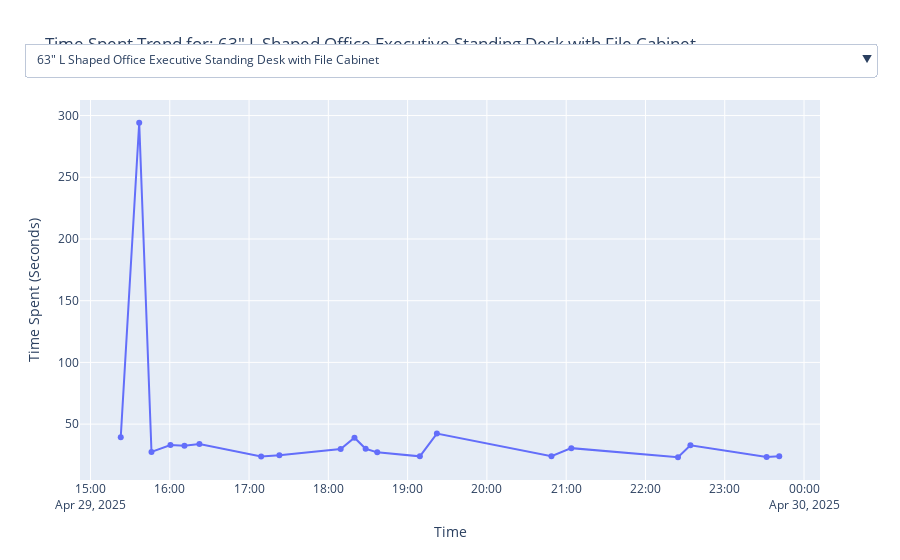

Notebook code cell kept with this figure:
### Code cell
# Step 1: prepare traces for time_spent_sec
titles = merged_df['title'].dropna().unique()
fig = go.Figure()

for i, title in enumerate(titles):
    product_data = merged_df[merged_df['title'] == title]
    fig.add_trace(go.Scatter(
        x=product_data['timestamp'],
        y=product_data['time_spent_sec'],
        mode='lines+markers',
        name=title,
        visible=(i == 0)  # Show only the first product by default
    ))

# Step 2: create dropdown buttons
dropdown_buttons = [
    dict(
        method="update",
        label=title,
        args=[{"visible": [t == i for t in range(len(titles))]},
              {"title": f"Time Spent Trend for: {title}"}]
    )
    for i, title in enumerate(titles)
]

# Step 3: apply layout
fig.update_layout(
    updatemenus=[dict(
        active=0,
        buttons=dropdown_buttons,
        x=0.5,
        xanchor="center",
        y=1.15,
        yanchor="top"
    )],
    title=f"Time Spent Trend for: {titles[0]}",
    xaxis_title="Time",
    yaxis_title="Time Spent (Seconds)",
    hovermode="x unified"
)

fig.show()

### Figure 1 — Plotly figure (JSON) as saved in the notebook; plotly's stock layout.template omitted (floating-point values rounded to 4 significant figures)
{"data": [{"mode": "lines+markers", "name": "63\" L Shaped Office Executive Standing Desk with File Cabinet", "type": "scatter", "visible": true, "x": ["2025-04-29T15:22:54", "2025-04-29T15:36:52", "2025-04-29T15:46:10", "2025-04-29T16:00:31", "2025-04-29T16:11:06", "2025-04-29T16:22:26", "2025-04-29T17:09:09", "2025-04-29T17:22:58", "2025-04-29T18:09:21", "2025-04-29T18:19:47", "2025-04-29T18:28:14", "2025-04-29T18:37:00", "2025-04-29T19:09:16", "2025-04-29T19:22:08", "2025-04-29T20:48:51", "2025-04-29T21:03:52", "2025-04-29T22:24:37", "2025-04-29T22:34:01", "2025-04-29T23:31:42", "2025-04-29T23:41:15"], "y": [39.45, 294.2, 27.46, 33.02, 32.4, 33.87, 23.76, 24.77, 29.87, 39, 29.98, 27.1, 23.89, 42.37, 24.06, 30.54, 23.15, 32.92, 23.34, 24.02]}, {"mode": "lines+markers", "name": "Dediu Farmhouse Computer Desk With Charging Station, Wood Corner Desk With Monitor Stand & File Drawer", "type": "scatter", "visible": false, "x": ["2025-04-29T15:23:33", "2025-04-29T15:46:37", "2025-04-29T16:11:39", "2025-04-29T17:09:33", "2025-04-29T18:09:51", "2025-04-29T18:28:44", "2025-04-29T19:09:40", "2025-04-29T20:49:15", "2025-04-29T22:25:00", "2025-04-29T23:32:06"], "y": [28.65, 28.91, 33.68, 39.86, 31.81, 46.31, 25.9, 30.88, 35.82, 33.21]}, {"mode": "lines+markers", "name": "Koree Standing & Height-Adjustable Desks", "type": "scatter", "visible": false, "x": ["2025-04-29T15:24:02", "2025-04-29T15:47:06", "2025-04-29T16:12:12", "2025-04-29T17:10:13", "2025-04-29T18:10:23", "2025-04-29T18:29:30", "2025-04-29T19:10:05", "2025-04-29T20:49:46", "2025-04-29T22:25:36", "2025-04-29T23:32:39"], "y": [188.7, 290.8, 230.1, 207.3, 221.5, 148.1, 224.0, 281.0, 190.4, 225.7]}, {"mode": "lines+markers", "name": "Caidence Computer Desk", "type": "scatter", "visible": false, "x": ["2025-04-29T15:27:11", "2025-04-29T15:51:57", "2025-04-29T16:16:02", "2025-04-29T17:13:40", "2025-04-29T18:14:05", "2025-04-29T18:31:58", "2025-04-29T19:13:49", "2025-04-29T20:54:27", "2025-04-29T22:28:46", "2025-04-29T23:36:25"], "y": [325.7, 314.2, 260.7, 271.8, 156.7, 172.2, 237.8, 260.2, 183.8, 146.7]}, {"mode": "lines+markers", "name": "Channay Writing Desk", "type": "scatter", "visible": false, "x": ["2025-04-29T15:32:36", "2025-04-29T15:57:11", "2025-04-29T16:20:23", "2025-04-29T17:18:12", "2025-04-29T18:16:41", "2025-04-29T18:34:51", "2025-04-29T19:17:47", "2025-04-29T20:58:47", "2025-04-29T22:31:50", "2025-04-29T23:38:51"], "y": [231.7, 174.9, 79.35, 266.1, 161.1, 97.6, 233.9, 277.9, 108.9, 112.7]}, {"mode": "lines+markers", "name": "Luing 59'' Executive Desk with 2 File and Storage Drawers, Computer Writing Desk with Keyboard Tray and 2 Open Compartments for Home Office", "type": "scatter", "visible": false, "x": ["2025-04-29T15:36:28", "2025-04-29T16:00:06", "2025-04-29T16:21:42", "2025-04-29T17:22:38", "2025-04-29T18:19:22", "2025-04-29T18:36:28", "2025-04-29T19:21:41", "2025-04-29T21:03:25", "2025-04-29T22:33:39", "2025-04-29T23:40:44"], "y": [23.89, 25.19, 43.39, 19.65, 24.49, 31.56, 26.43, 27.21, 22.08, 30.9]}, {"mode": "lines+markers", "name": "55'' L Shaped Executive Computer Desk with File&Storage Drawers,Home Office Writing Desk with Monitor Stand and Open Compartments", "type": "scatter", "visible": false, "x": ["2025-04-29T15:41:46", "2025-04-29T16:01:04", "2025-04-29T16:23:00", "2025-04-29T17:23:23", "2025-04-29T18:20:26", "2025-04-29T18:37:27", "2025-04-29T19:22:50", "2025-04-29T21:04:23", "2025-04-29T22:34:34", "2025-04-29T23:41:39"], "y": [180.2, 28.32, 27.43, 33.57, 31.99, 19.86, 33.8, 31.75, 28.78, 32.33]}, {"mode": "lines+markers", "name": "Seila Glass Top Height Adjustable Standing Desk, Computer Desk with Drawer, USB Port and Type-C Port", "type": "scatter", "visible": false, "x": ["2025-04-29T15:44:46", "2025-04-29T16:01:33", "2025-04-29T16:23:27", "2025-04-29T17:23:56", "2025-04-29T18:20:58", "2025-04-29T18:37:47", "2025-04-29T19:23:24", "2025-04-29T21:04:55", "2025-04-29T22:35:03", "2025-04-29T23:42:11"], "y": [47.39, 22.89, 56.52, 38.55, 17.2, 25.27, 54.19, 41.81, 24.29, 23.38]}, {"mode": "lines+markers", "name": "Kristee Adjustable and Movable Overbed Table with Hidden Casters", "type": "scatter", "visible": false, "x": ["2025-04-29T15:45:34", "2025-04-29T16:01:56", "2025-04-29T16:24:24", "2025-04-29T17:24:35", "2025-04-29T18:21:15", "2025-04-29T18:38:12", "2025-04-29T19:24:18", "2025-04-29T21:05:36", "2025-04-29T22:35:27", "2025-04-29T23:42:35"], "y": [28.75, 38.02, 43.53, 30.65, 32.55, 27.87, 31.28, 27.97, 34.39, 29.45]}], "layout": {"hovermode": "x unified", "title": {"text": "Time Spent Trend for: 63\" L Shaped Office Executive Standing Desk with File Cabinet"}, "updatemenus": [{"active": 0, "buttons": [{"args": [{"visible": [true, false, false, false, false, false, false, false, false]}, {"title": "Time Spent Trend for: 63\" L Shaped Office Executive Standing Desk with File Cabinet"}], "label": "63\" L Shaped Office Executive Standing Desk with File Cabinet", "method": "update"}, {"args": [{"visible": [false, true, false, false, false, false, false, false, false]}, {"title": "Time Spent Trend for: Dediu Farmhouse Computer Desk With Charging Station, Wood Corner Desk With Monitor Stand & File Drawer"}], "label": "Dediu Farmhouse Computer Desk With Charging Station, Wood Corner Desk With Monitor Stand & File Drawer", "method": "update"}, {"args": [{"visible": [false, false, true, false, false, false, false, false, false]}, {"title": "Time Spent Trend for: Koree Standing & Height-Adjustable Desks"}], "label": "Koree Standing & Height-Adjustable Desks", "method": "update"}, {"args": [{"visible": [false, false, false, true, false, false, false, false, false]}, {"title": "Time Spent Trend for: Caidence Computer Desk"}], "label": "Caidence Computer Desk", "method": "update"}, {"args": [{"visible": [false, false, false, false, true, false, false, false, false]}, {"title": "Time Spent Trend for: Channay Writing Desk"}], "label": "Channay Writing Desk", "method": "update"}, {"args": [{"visible": [false, false, false, false, false, true, false, false, false]}, {"title": "Time Spent Trend for: Luing 59'' Executive Desk with 2 File and Storage Drawers, Computer Writing Desk with Keyboard Tray and 2 Open Compartments for Home Office"}], "label": "Luing 59'' Executive Desk with 2 File and Storage Drawers, Computer Writing Desk with Keyboard Tray and 2 Open Compartments for Home Office", "method": "update"}, {"args": [{"visible": [false, false, false, false, false, false, true, false, false]}, {"title": "Time Spent Trend for: 55'' L Shaped Executive Computer Desk with File&Storage Drawers,Home Office Writing Desk with Monitor Stand and Open Compartments"}], "label": "55'' L Shaped Executive Computer Desk with File&Storage Drawers,Home Office Writing Desk with Monitor Stand and Open Compartments", "method": "update"}, {"args": [{"visible": [false, false, false, false, false, false, false, true, false]}, {"title": "Time Spent Trend for: Seila Glass Top Height Adjustable Standing Desk, Computer Desk with Drawer, USB Port and Type-C Port"}], "label": "Seila Glass Top Height Adjustable Standing Desk, Computer Desk with Drawer, USB Port and Type-C Port", "method": "update"}, {"args": [{"visible": [false, false, false, false, false, false, false, false, true]}, {"title": "Time Spent Trend for: Kristee Adjustable and Movable Overbed Table with Hidden Casters"}], "label": "Kristee Adjustable and Movable Overbed Table with Hidden Casters", "method": "update"}], "x": 0.5, "xanchor": "center", "y": 1.15, "yanchor": "top"}], "xaxis": {"title": {"text": "Time"}}, "yaxis": {"title": {"text": "Time Spent (Seconds)"}}}}
